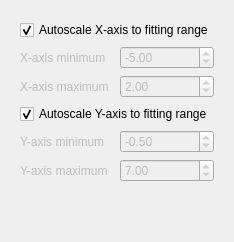
        <widget class="QWidget" name="tab_plot">
         <attribute name="title">
          <string>Plot</string>
         </attribute>
         <attribute name="toolTip">
          <string>plotting parameters</string>
         </attribute>
         <layout class="QVBoxLayout" name="verticalLayout_2">
          <item>
           <widget class="QWidget" name="plot_prefs" native="true">
            <layout class="QVBoxLayout" name="verticalLayout_8">
             <item>
              <widget class="QCheckBox" name="cb_mpl_rescale_plot_x">
               <property name="text">
                <string>Autoscale X-axis to fitting range</string>
               </property>
               <property name="checked">
                <bool>true</bool>
               </property>
              </widget>
             </item>
             <item>
              <layout class="QGridLayout" name="gridLayout_4">
               <property name="topMargin">
                <number>0</number>
               </property>
               <item row="0" column="1">
                <widget class="QDoubleSpinBox" name="cb_mpl_rescale_plot_x_min">
                 <property name="enabled">
                  <bool>false</bool>
                 </property>
                 <property name="decimals">
                  <number>2</number>
                 </property>
                 <property name="minimum">
                  <double>-100.000000000000000</double>
                 </property>
                 <property name="maximum">
                  <double>100.000000000000000</double>
                 </property>
                 <property name="singleStep">
                  <double>0.500000000000000</double>
                 </property>
                 <property name="value">
                  <double>-5.000000000000000</double>
                 </property>
                </widget>
               </item>
               <item row="0" column="0">
                <widget class="QLabel" name="label_plot_xax_min">
                 <property name="enabled">
                  <bool>false</bool>
                 </property>
                 <property name="text">
                  <string>X-axis minimum</string>
                 </property>
                </widget>
               </item>
               <item row="1" column="0">
                <widget class="QLabel" name="label_plot_xax_max">
                 <property name="enabled">
                  <bool>false</bool>
                 </property>
                 <property name="text">
                  <string>X-axis maximum</string>
                 </property>
                </widget>
               </item>
               <item row="1" column="1">
                <widget class="QDoubleSpinBox" name="cb_mpl_rescale_plot_x_max">
                 <property name="enabled">
                  <bool>false</bool>
                 </property>
                 <property name="minimum">
                  <double>-100.000000000000000</double>
                 </property>
                 <property name="maximum">
                  <double>100.000000000000000</double>
                 </property>
                 <property name="singleStep">
                  <double>0.500000000000000</double>
                 </property>
                 <property name="value">
                  <double>2.000000000000000</double>
                 </property>
                </widget>
               </item>
              </layout>
             </item>
             <item>
              <widget class="QCheckBox" name="cb_mpl_rescale_plot_y">
               <property name="text">
                <string>Autoscale Y-axis to fitting range</string>
               </property>
               <property name="checked">
                <bool>true</bool>
               </property>
              </widget>
             </item>
             <item>
              <layout class="QGridLayout" name="gridLayout_5">
               <property name="topMargin">
                <number>0</number>
               </property>
               <item row="1" column="0">
                <widget class="QLabel" name="label_plot_yax_min">
                 <property name="enabled">
                  <bool>false</bool>
                 </property>
                 <property name="text">
                  <string>Y-axis maximum</string>
                 </property>
                </widget>
               </item>
               <item row="0" column="0">
                <widget class="QLabel" name="label_plot_yax_max">
                 <property name="enabled">
                  <bool>false</bool>
                 </property>
                 <property name="text">
                  <string>Y-axis minimum</string>
                 </property>
                </widget>
               </item>
               <item row="0" column="1">
                <widget class="QDoubleSpinBox" name="cb_mpl_rescale_plot_y_min">
                 <property name="enabled">
                  <bool>false</bool>
                 </property>
                 <property name="minimum">
                  <double>-100.000000000000000</double>
                 </property>
                 <property name="maximum">
                  <double>100.000000000000000</double>
                 </property>
                 <property name="singleStep">
                  <double>0.500000000000000</double>
                 </property>
                 <property name="value">
                  <double>-0.500000000000000</double>
                 </property>
                </widget>
               </item>
               <item row="1" column="1">
                <widget class="QDoubleSpinBox" name="cb_mpl_rescale_plot_y_max">
                 <property name="enabled">
                  <bool>false</bool>
                 </property>
                 <property name="minimum">
                  <double>-100.000000000000000</double>
                 </property>
                 <property name="maximum">
                  <double>100.000000000000000</double>
                 </property>
                 <property name="singleStep">
                  <double>0.500000000000000</double>
                 </property>
                 <property name="value">
                  <double>7.000000000000000</double>
                 </property>
                </widget>
               </item>
              </layout>
             </item>
             <item>
              <spacer name="verticalSpacer_2">
               <property name="orientation">
                <enum>Qt::Vertical</enum>
               </property>
               <property name="sizeHint" stdset="0">
                <size>
                 <width>20</width>
                 <height>40</height>
                </size>
               </property>
              </spacer>
             </item>
            </layout>
           </widget>
          </item>
         </layout>
        </widget>
